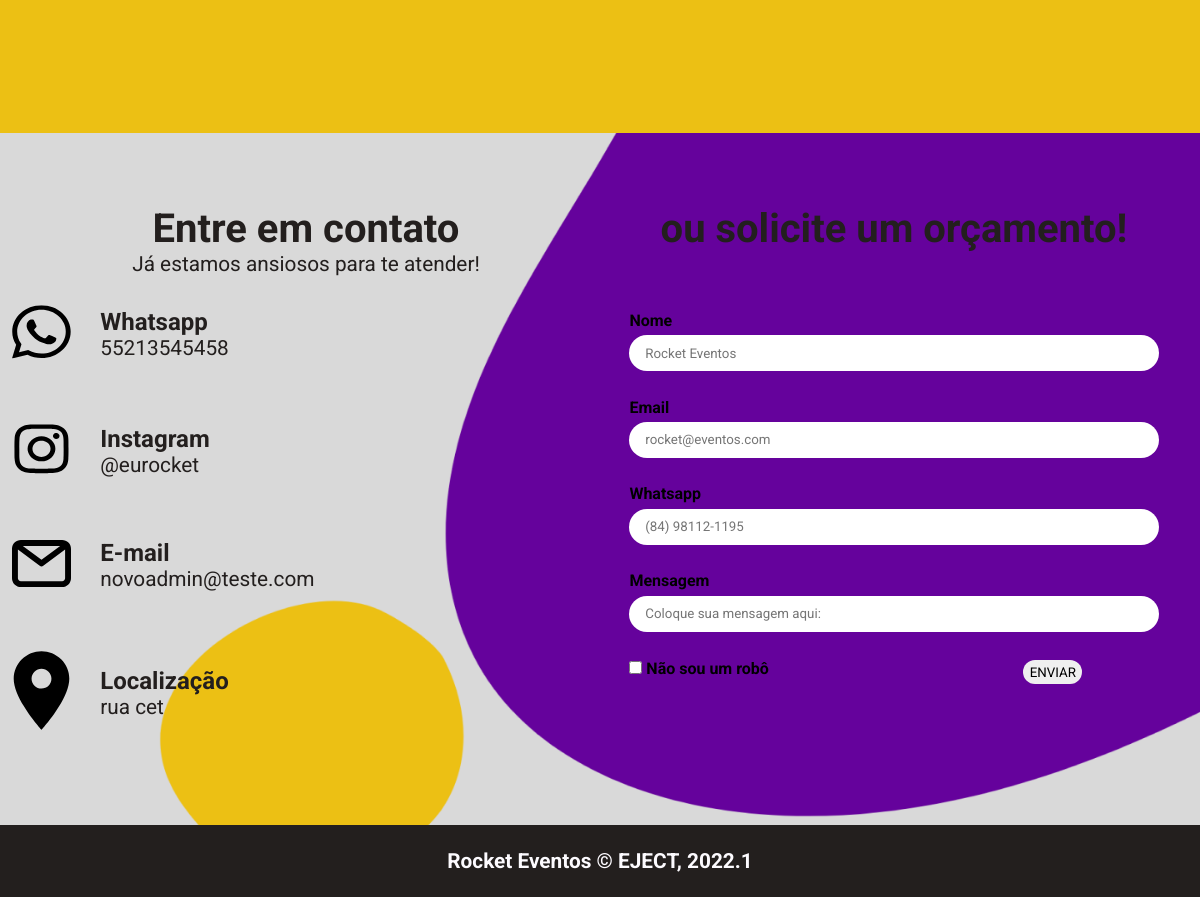
Before: / (lower part) with the older database file.
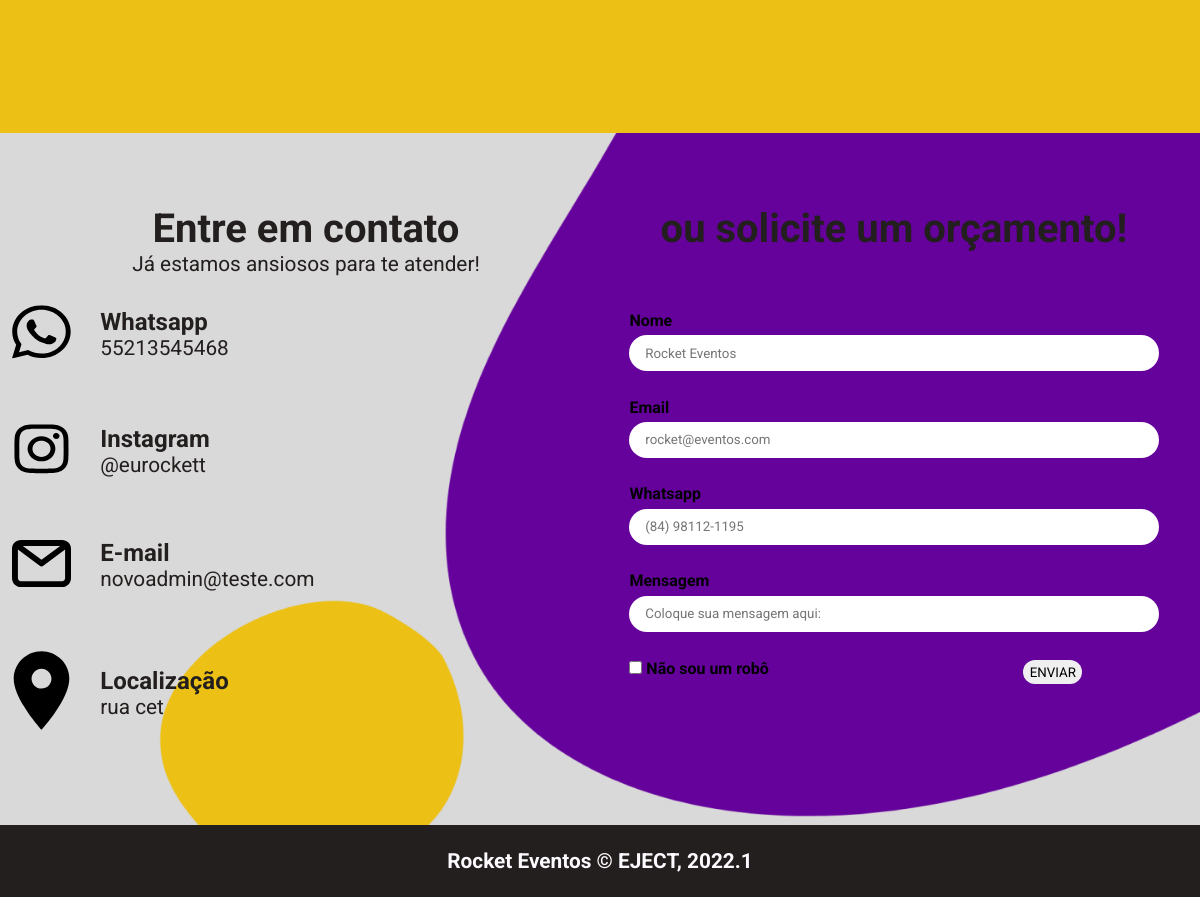
After: the same page with the newer database file.
### projeto/models.py (models this page shows, shortened)
class Contato(models.Model):
    titulo1 = models.CharField(verbose_name= 'Titulo de contato', max_length=250)
    whatsapp = models.CharField(verbose_name= 'Whatsapp', max_length=250)
    instagram = models.CharField(verbose_name= 'Instagram', max_length=250)
    email = models.EmailField(verbose_name= 'Email' )
    localizacao = models.CharField(verbose_name= 'Localização', max_length=250)

### projeto/views.py (the view, shortened to what this page needs)
# urls.py: path('', views.home)
def home(request):
    inicio = Inicio.objects.last()
    quemsomos = QuemSomos.objects.last()
    servicos = Servicos.objects.last()
    portfolio = Portfolio.objects.last()
    contato = Contato.objects.last()
    context = {
        'inicio': inicio,
        'quemsomos': quemsomos,
        'servicos': servicos,
        'portfolio': portfolio,
        'contato': contato
    }
    return render(request, 'index.html', context)

### core/templates/index.html (shortened to what this page needs)
{% load static %}
<!DOCTYPE html>
<html lang="pt-br">
<head>
    <link rel="stylesheet" href="{% static 'style.css' %}">
<body>
    <section class="portfolio" id="portfolio">
        <div class="container">
            <div class="galeria">
            </div>
        </div>
    </section>
    <section class="contato" id="contato">
        <div class="container">
            <div class="informacao-contato">
                <h2>Entre em contato</h2>
                <p>Já estamos ansiosos para te atender!</p>
                <ul>
                    <li class="item">
                        <div class="icone">
                            <img src="{% static 'imagens/whatsapp.svg' %}" alt="">
                        </div>
                        <div class="informacao-conteudo">
                            <h4>Whatsapp</h4>
                            <p>{{contato.whatsapp}}</p>
                        </div>
                    </li>
                    <li class="item">
                        <div class="icone">
                            <img src="{% static 'imagens/instagram.svg' %}" alt="">
                        </div>
                        <div class="informacao-conteudo">
                            <h4>Instagram</h4>
                            <p>{{contato.instagram}}</p>
                        </div>
                    </li>
                    <li class="item">
                        <div class="icone">
                            <img src="{% static 'imagens/email.svg' %}" alt="">
                        </div>
                        <div class="informacao-conteudo">
                            <h4>E-mail</h4>
                            <p>{{contato.email}}</p>
                        </div>
                    </li>
                    <li class="item">
                        <div class="icone">
                            <img src="{% static 'imagens/localização.svg' %}" alt="">
                        </div>
                        <div class="informacao-conteudo">
                            <h4>Localização</h4>
                            <p>{{contato.localizacao}}</p>
                        </div>
                    </li>
                </ul>
            </div>
            <div class="formulario" id="orcamento">
                <h2>ou solicite um orçamento!</h2>
                <form method="POST"> {% csrf_token %}
                    <label for="nome">Nome</label>
                    <input type="nome" name="nome" id="nome"placeholder="Rocket Eventos">
                    <label for="email">Email</label>
                    <input type="email" name="email" id="email"placeholder="rocket@eventos.com">
                    <label for="whatsapp">Whatsapp</label>
                    <input type="whatsapp" name="whatsapp" id="whatsapp" placeholder="(84) 98112-1195">
                    <label for="mensagem">Mensagem</label>
                    <input type="mensagem" name="mensagem" id="mensagem" placeholder="Coloque sua mensagem aqui:">
                    <div class="box">
                        <div class="recaptcha">
                            <input type="checkbox" id="noBot">
                            <label for="noBot">Não sou um robô</label>
                        </div>
                        <div class="botao">
                            <input type="submit" value="ENVIAR">
                        </div>
                    </div>
                </form>
            </div>
        </div>
    </section>
    <section class="footer">
        <footer class="container">
            <span>Rocket Eventos © EJECT, 2022.1</span>
        </footer>
    </section>
</body>
</html>

### core/static/style.css (style rules this page uses)
* { margin: 0; padding: 0; font-family: 'Roboto', sans-serif; box-sizing: border-box; text-decoration: none; list-style-type: none; }
html { scroll-behavior: smooth; }
section { display: flex; justify-content: center; align-items: center; width: 100%; }
.container { position: relative; width: 1200px; padding: 1%; }
h1, h2, h3, h4 { font-weight: 700; color: #231F1E; }
h2 { font-size: 2.5rem; }
h4 { font-size: 1.5rem; }
p { font-size: 1.3rem; line-height: 1.5rem; color: #231F1E; }
section.portfolio { padding: 5% 0% 4%; background-color: #ECC014; }
.portfolio .container { position: relative; display: flex; flex-direction: column; }
.container .galeria { display: flex; flex-wrap: wrap; justify-content: center; width: 100%; margin: 5% 0%; }
section.contato { padding: 5% 0% 4%; background-color: #D9D9D9; }
.contato .container { display: flex; flex-direction: row; }
.container .informacao-contato, .formulario { width: 50%; }
.informacao-contato, .formulario h2 { text-align: center; }
.informacao-contato ul { display: flex; flex-direction: column; justify-content: start; text-align: left; }
ul .item { display: flex; flex-direction: row; align-items: center; margin: 5% 0%; }
.item .icone { margin-right: 5%; width: 10%; }
.icone img { width: 100%; }
.formulario form { display: flex; flex-direction: column; justify-content: center; width: 100%; padding: 0% 5%; margin: 10% 0%; }
form label { font-weight: 700; }
form input { margin-top: 1%; margin-bottom: 5%; padding: 2% 3%; border: none; border-radius: 20px; }
form .box { display: flex; justify-content: space-between; }
.box .recaptcha { width: 60%; }
.box .botao { display: flex; justify-content: center; align-items: center; width: 40%; }
.contato { background-image: url(imagens/fundo\ contato.png); background-size: cover; }
section.footer { padding: 1% 0%; background-color: #231F1E; }
footer { text-align: center; }
footer span { color: #FDFBFF; font-size: 1.3rem; font-weight: bold; }

Changed rows visible on the page:
changed Contato "novoadmin@teste.com": whatsapp "55213545458" → "55213545468"; instagram "@eurocket" → "@eurockett"
